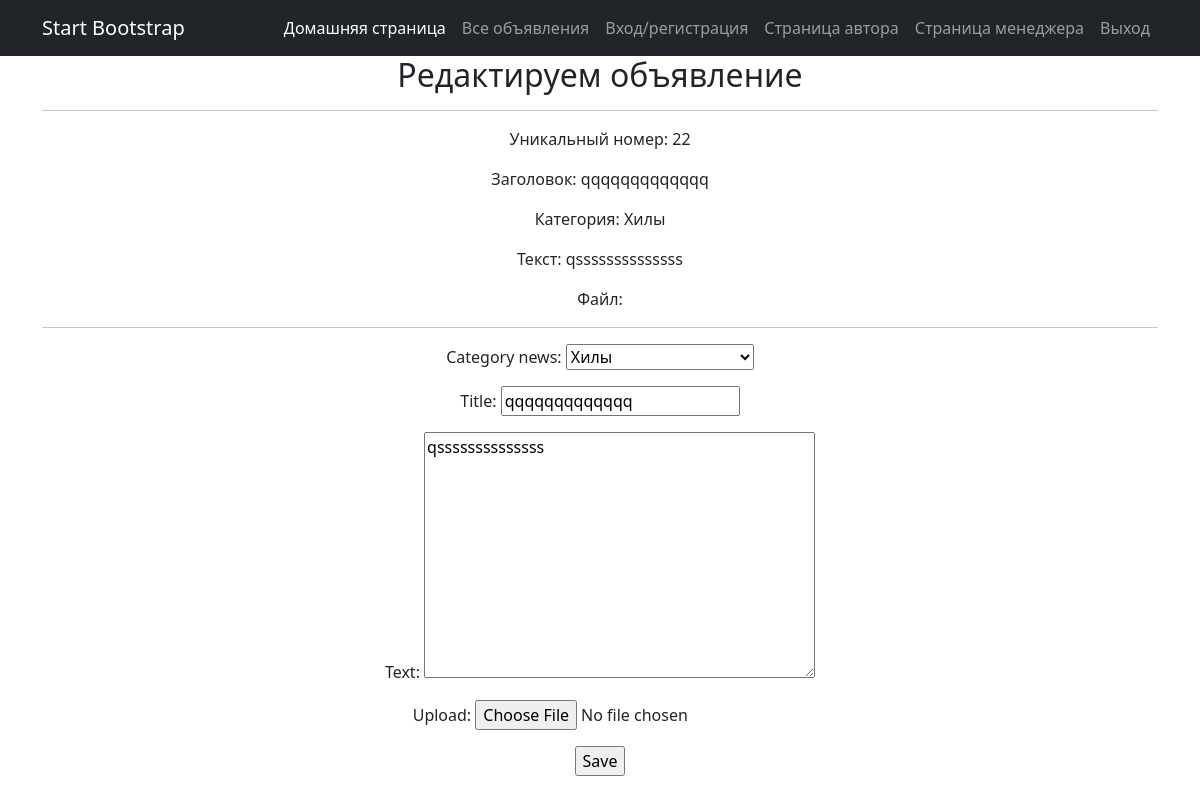
The page /news/22/edit/ (signed in) on the database its author committed.
### news/models.py (models this page shows, shortened)
class Post(models.Model):
    TYPE_CHOICES = [
        ('Танки', 'Танки'),
        ('Хилы', 'Хилы'),
        ('DD', 'ДД'),
        ('Merchants', 'Торговцы'),
        ('Guildmasters', 'Гилдмастеры'),
        ('Questgivers', 'Квестгиверы'),
        ('Blacksmiths', 'Кузнецы'),
        ('Leatherworkers', 'Кожевники'),
        ('Potions Masters', 'Зельевары'),
        ('Spellmasters', 'Мастера заклинаний'),
    ]
    author = models.ForeignKey(Author, on_delete=models.CASCADE)
    dateCreation = models.DateTimeField(auto_now_add=True)
    category_news = models.CharField(max_length=64, choices=TYPE_CHOICES, default='Tanks')
    title = models.CharField(max_length=128, validators=[validate_not_empty])
    text = models.TextField(validators=[validate_not_empty])
    time = models.DateTimeField(auto_now_add=True)
    upload = models.FileField(upload_to='uploads/', blank=True)

### news/views.py (the view, shortened to what this page needs)
# urls.py: path('news/<int:pk>/edit/', NewsEdit.as_view(), name='news_edit'),
class NewsEdit(PermissionRequiredMixin, UpdateView):
    permission_required = ('news.change_post')
    raise_exception = True
    form_class = NewsForm
    model = Post
    template_name = 'news_edit.html'
    success_url = reverse_lazy('news_list')

### news/forms.py
class NewsForm(forms.ModelForm):
    class Meta:
        model = Post
        fields = [
            'category_news',
            'title',
            'text',
            'upload',
            ]

### templates/news_edit.html (shortened to what this page needs)
{% extends 'flatpages/default.html' %}
{% block content %}
<h2>Редактируем объявление</h2>
<hr>
<p>Уникальный номер: {{ post.id }}</p>
<p>Заголовок: {{ post.title }}</p>
<p>Категория: {{ post.category_news }}</p>
<p>Текст: {{ post.text }}</p>
<p>Файл: {{ post.upload }}</p>
<hr>
<form action="" method = 'post' enctype="multipart/form-data">
    {{ form.as_p }}
    <input type="submit" value="Save" />
</form>
{% endblock content %}

### rows shown on the page
Post: id "22", title "qqqqqqqqqqqqq", category_news "Хилы", text "qssssssssssssss"
